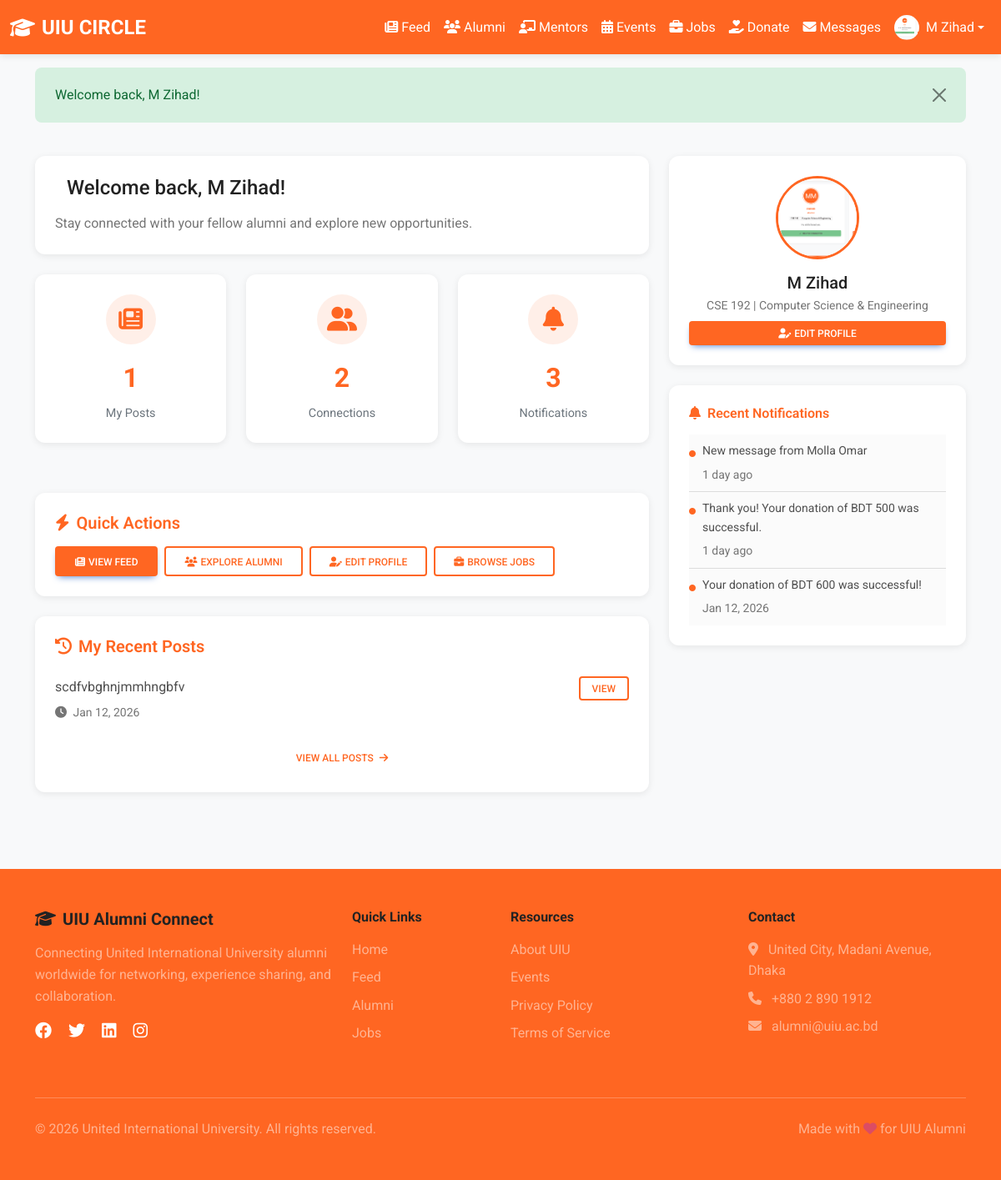
/user/dashboard.php (signed in), run on the app's committed database.
### tables this page shows
CREATE TABLE `users` (
  `id` int(11) NOT NULL,
  `name` varchar(255) NOT NULL,
  `email` varchar(255) NOT NULL,
  `password` varchar(255) NOT NULL,
  `batch` varchar(50) DEFAULT NULL,
  `department` varchar(100) DEFAULT NULL,
  `education` text DEFAULT NULL,
  `work_experience` text DEFAULT NULL,
  `profile_image` varchar(255) DEFAULT 'default-avatar.png',
  `bio` text DEFAULT NULL,
  `skills` text DEFAULT NULL,
  `phone` varchar(20) DEFAULT NULL,
  `location` varchar(255) DEFAULT NULL,
  `linkedin` varchar(255) DEFAULT NULL,
  `role` enum('student','alumni') NOT NULL DEFAULT 'student',
  `id_card_image` varchar(255) DEFAULT NULL,
  `status` enum('pending','active','blocked') DEFAULT 'pending',
  `created_at` timestamp NOT NULL DEFAULT current_timestamp(),
  `updated_at` timestamp NOT NULL DEFAULT current_timestamp() ON UPDATE current_timestamp()
);

CREATE TABLE `posts` (
  `id` int(11) NOT NULL,
  `user_id` int(11) NOT NULL,
  `content` text NOT NULL,
  `image` varchar(255) DEFAULT NULL,
  `link` varchar(500) DEFAULT NULL,
  `visibility` enum('public','batch','department') DEFAULT 'public',
  `is_pinned` tinyint(1) DEFAULT 0,
  `created_at` timestamp NOT NULL DEFAULT current_timestamp(),
  `updated_at` timestamp NOT NULL DEFAULT current_timestamp() ON UPDATE current_timestamp()
);

CREATE TABLE `notifications` (
  `id` int(11) NOT NULL,
  `user_id` int(11) NOT NULL,
  `type` varchar(50) NOT NULL,
  `reference_id` int(11) DEFAULT NULL,
  `message` text NOT NULL,
  `is_read` tinyint(1) DEFAULT 0,
  `created_at` timestamp NOT NULL DEFAULT current_timestamp()
);

### user/dashboard.php (the view, shortened to what the rows shown need)
<?php
require_once __DIR__ . '/../includes/header.php';
$user = getCurrentUser();
$db = getDB();
$stmt = $db->prepare("SELECT * FROM posts WHERE user_id = ? ORDER BY created_at DESC LIMIT 5");
$stmt->bind_param("i", $user['id']);
$stmt->execute();
$recentPosts = $stmt->get_result();
$stmt = $db->prepare("SELECT * FROM notifications WHERE user_id = ? ORDER BY created_at DESC LIMIT 10");
$stmt->bind_param("i", $user['id']);
$stmt->execute();
$notifications = $stmt->get_result();
?>
<div class="container py-4">
    <div class="row">
        <div class="col-lg-8">
            <div class="card mb-4">
                <div class="card-body p-4">
                    <h4 class="mb-3">
                        Welcome back, <?php echo htmlspecialchars($user['name']); ?>!
                    </h4>
                    <p class="text-muted mb-0">
                        Stay connected with your fellow alumni and explore new opportunities.
                    </p>
                </div>
            </div>
            <div class="card">
                <div class="card-body">
                    <?php if ($recentPosts->num_rows > 0): ?>
                        <div class="list-group list-group-flush">
                            <?php while ($post = $recentPosts->fetch_assoc()): ?>
                                <div class="list-group-item px-0">
                                    <div class="d-flex justify-content-between align-items-start">
                                        <div class="flex-grow-1">
                                            <p class="mb-1"><?php echo htmlspecialchars(truncateText($post['content'], 100)); ?></p>
                                            <small class="text-muted">
                                                <i class="fas fa-clock me-1"></i>
                                                <?php echo timeAgo($post['created_at']); ?>
                                            </small>
                                        </div>
                                        <a href="<?php echo SITE_URL; ?>/user/feed.php#post-<?php echo $post['id']; ?>"
                                           class="btn btn-sm btn-outline-primary">View</a>
                                    </div>
                                </div>
                            <?php endwhile; ?>
                        </div>
                    <?php endif; ?>
                </div>
            </div>
        </div>
        <div class="col-lg-4">
            <div class="card mb-4">
                <div class="card-body text-center">
                    <img src="<?php echo SITE_URL . '/uploads/' . $user['profile_image']; ?>"
                         class="rounded-circle mb-3"
                         style="width: 100px; height: 100px; object-fit: cover; border: 3px solid <?php echo PRIMARY_COLOR; ?>;"
                         alt="<?php echo htmlspecialchars($user['name']); ?>">
                    <h5 class="mb-1"><?php echo htmlspecialchars($user['name']); ?></h5>
                    <p class="text-muted small mb-2">
                        <?php echo !empty($user['batch']) ? htmlspecialchars($user['batch']) . ' | ' : ''; ?><?php echo htmlspecialchars($user['department']); ?>
                    </p>
                    <a href="<?php echo SITE_URL; ?>/user/profile.php" class="btn btn-primary btn-sm w-100">
                        <i class="fas fa-user-edit me-1"></i>Edit Profile
                    </a>
                </div>
            </div>
            <div class="card">
                <div class="card-body">
                    <?php if ($notifications->num_rows > 0): ?>
                        <div class="list-group list-group-flush">
                            <?php while ($notif = $notifications->fetch_assoc()): ?>
                                <div class="list-group-item px-0 <?php echo $notif['is_read'] ? '' : 'bg-light'; ?>">
                                    <div class="d-flex">
                                        <div class="flex-shrink-0 me-2">
                                            <i class="fas fa-circle text-primary" style="font-size: 0.5rem;"></i>
                                        </div>
                                        <div class="flex-grow-1">
                                            <p class="mb-1 small"><?php echo htmlspecialchars($notif['message']); ?></p>
                                            <small class="text-muted">
                                                <?php echo timeAgo($notif['created_at']); ?>
                                            </small>
                                        </div>
                                    </div>
                                </div>
                            <?php endwhile; ?>
                        </div>
                    <?php else: ?>
                        <p class="text-muted text-center mb-0">No notifications</p>
                    <?php endif; ?>
                </div>
            </div>
        </div>
    </div>
</div>
<?php require_once __DIR__ . '/../includes/footer.php'; ?>

### includes/header.php (shortened to what the rows shown need)
<?php
require_once __DIR__ . '/functions.php';
$currentUser = getCurrentUser();
?>
<!DOCTYPE html>
<html lang="en">
<head>
    <link rel="stylesheet" href="https://cdnjs.cloudflare.com/ajax/libs/font-awesome/6.4.0/css/all.min.css">
    <link href="https://cdnjs.cloudflare.com/ajax/libs/mdb-ui-kit/6.4.0/mdb.min.css" rel="stylesheet">
    <link rel="stylesheet" href="<?php echo SITE_URL; ?>/assets/css/style.css">
</head>
<body>
    <nav class="navbar navbar-expand-lg navbar-light" style="background-color: <?php echo PRIMARY_COLOR; ?>;">
        <div class="container-fluid">
            <div class="collapse navbar-collapse" id="navbarNav">
                <ul class="navbar-nav ms-auto align-items-center">
                    <?php if (isLoggedIn()): ?>
                        <li class="nav-item">
                            <a class="nav-link text-white" href="<?php echo SITE_URL; ?>/user/feed.php">
                                <i class="fas fa-newspaper me-1"></i>Feed
                            </a>
                        </li>
                        <li class="nav-item">
                            <a class="nav-link text-white" href="<?php echo SITE_URL; ?>/user/explore.php">
                                <i class="fas fa-users me-1"></i>Alumni
                            </a>
                        <li class="nav-item">
                            <a class="nav-link text-white" href="<?php echo SITE_URL; ?>/user/mentors.php">
                                <i class="fas fa-chalkboard-teacher me-1"></i>Mentors
                            </a>
                        </li>
                        <li class="nav-item">
                            <a class="nav-link text-white" href="<?php echo SITE_URL; ?>/user/events.php">
                                <i class="fas fa-calendar-alt me-1"></i>Events
                            </a>
                        </li>
                        <li class="nav-item">
                            <a class="nav-link text-white" href="<?php echo SITE_URL; ?>/user/jobs.php">
                                <i class="fas fa-briefcase me-1"></i>Jobs
                            </a>
                        </li>
                        <li class="nav-item">
                            <a class="nav-link text-white" href="<?php echo SITE_URL; ?>/user/donations.php">
                                <i class="fas fa-hand-holding-heart me-1"></i>Donate
                            </a>
                        </li>
                        <li class="nav-item">
                            <a class="nav-link text-white position-relative" href="<?php echo SITE_URL; ?>/user/messages.php">
                                <i class="fas fa-envelope me-1"></i>Messages
                            </a>
                        </li>
                        <li class="nav-item dropdown">
                            <a class="nav-link dropdown-toggle text-white d-flex align-items-center"
                               href="#" id="navbarDropdown" role="button"
                               data-mdb-toggle="dropdown" aria-expanded="false">
                                <?php
                                $headerAvatarUrl = SITE_URL . '/uploads/' . ($currentUser['profile_image'] ?? 'default-avatar.png');
                                ?>
                                <img src="<?php echo $headerAvatarUrl; ?>"
                                     class="rounded-circle me-2"
                                     style="width: 30px; height: 30px; object-fit: cover;"
                                     alt="Profile"
                                     onerror="this.src='https://ui-avatars.com/api/?name=<?php echo urlencode($currentUser['name']); ?>&size=50&background=FF6622&color=fff'">
                                <?php echo htmlspecialchars($currentUser['name']); ?>
                            </a>
                        </li>
                    <?php endif; ?>
                </ul>
            </div>
        </div>
    </nav>
    <main>

### data on the page
users: profile_image (picture), name "M Zihad", batch "CSE 192", department "Computer Science & Engineering"
posts: content "scdfvbghnjmmhngbfv", created_at "Jan 12, 2026"
notifications: message "New message from Molla Omar", created_at "1 day ago"
notifications: message "Thank you! Your donation of BDT 500 was successful.", created_at "1 day ago"
notifications: message "Your donation of BDT 600 was successful!", created_at "Jan 12, 2026"

### other printed values
$flash['message'] "Welcome back, M Zihad!"
$myPostsCount "1"
$connectionsCount "2"
$unreadNotifications "3"
